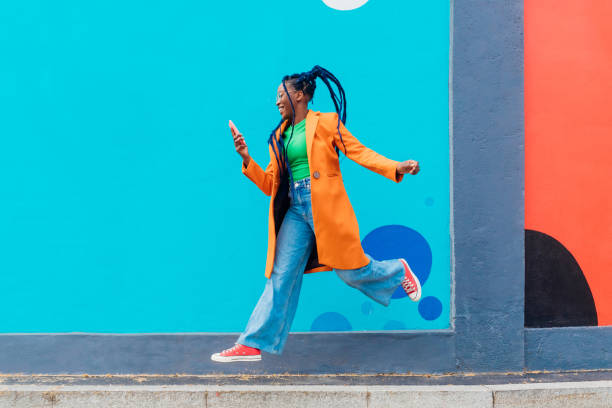
#> input picture DL/ComputerVision/OpenCV/input.jpg, 612 x 408 px
$ jupyter execute image_transformation_interplotation.ipynb
#> lines starting #> are read from the running program, lines starting #| are printed output that depends on the picture
[cell 1]
import cv2
import matplotlib.pyplot as plt
import numpy as np

[cell 2]
image = cv2.imread("./input.jpg")
#> image is the input picture: shape (408, 612, 3); mean B, G, R 178.2, 163.9, 70.6

[cell 3]
plt.imshow(image)

[cell 4]
image_rgb = cv2.cvtColor(image, cv2.COLOR_BGR2RGB)

[cell 5]
image_rgb.shape
#> Out = (408, 612, 3)

[cell 6]
# image resizing

height, width = 400,400

resized_image = cv2.resize(image_rgb, (width, height))
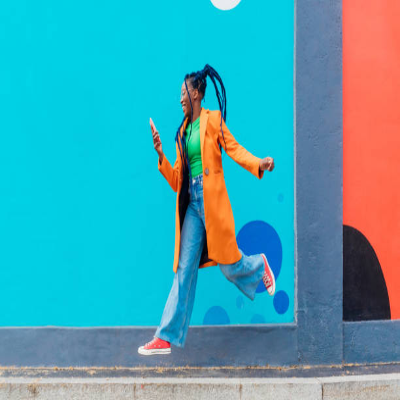
#> resized_image: shape (400, 400, 3); mean R, G, B 70.5, 163.8, 178.1

plt.imshow(resized_image)

[cell 7]
# image scaling

scale_percent = 50

s_width = int(image_rgb.shape[1] * scale_percent / 100)
#> s_width = 306
s_height = int(image_rgb.shape[0] * scale_percent / 100)
#> s_height = 204

scaled_image = cv2.resize(image_rgb, (s_width, s_height), interpolation=cv2.INTER_LANCZOS4)
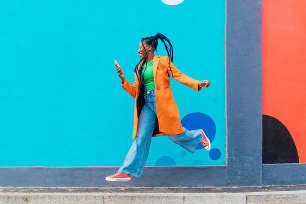
#> scaled_image: shape (204, 306, 3); mean R, G, B 70.5, 163.7, 178

print(scaled_image.shape)
#| (204, 306, 3)

plt.imshow(scaled_image)

[cell 8]
scale_percent = 50

s_width = int(image_rgb.shape[1] * scale_percent / 100)
s_height = int(image_rgb.shape[0] * scale_percent / 100)

scaled_image_INTER_AREA = cv2.resize(image_rgb, (s_width, s_height), interpolation=cv2.INTER_AREA)

plt.imshow(scaled_image_INTER_AREA)

[cell 9]
scale_percent = 50

s_width = int(image_rgb.shape[1] * scale_percent / 100)
s_height = int(image_rgb.shape[0] * scale_percent / 100)

scaled_image_INTER_NEAREST = cv2.resize(image_rgb, (s_width, s_height), interpolation=cv2.INTER_NEAREST)
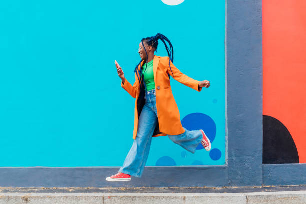
#> scaled_image_INTER_NEAREST: shape (204, 306, 3); mean R, G, B 70.3, 164, 178.3

plt.imshow(scaled_image_INTER_NEAREST)

### Flipping, Rotate and Crop

[cell 10]
horziontal_flip = cv2.flip(image, 1) # 1 for horizontal, 0 for vertical, -1 both
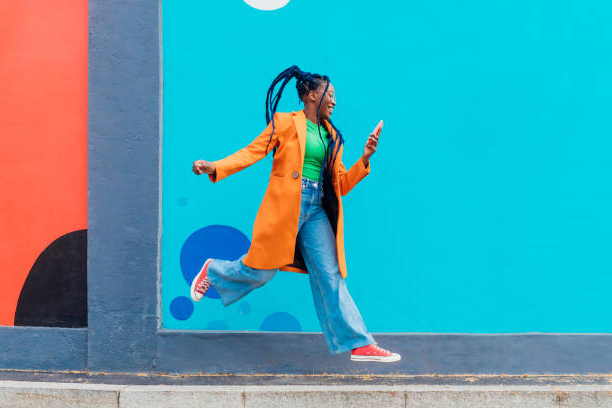
#> horziontal_flip: shape (408, 612, 3); mean B, G, R 178.2, 163.9, 70.6

[cell 11]
plt.imshow(cv2.cvtColor(horziontal_flip,cv2.COLOR_BGR2RGB))

[cell 12]
rotated_image = cv2.rotate(image_rgb, cv2.ROTATE_90_COUNTERCLOCKWISE)
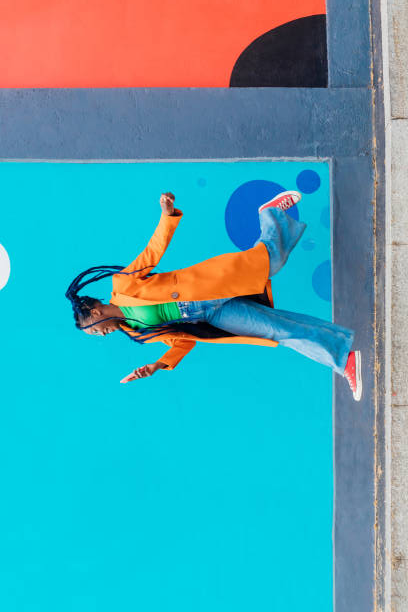
#> rotated_image: shape (612, 408, 3); mean R, G, B 70.6, 163.9, 178.2

[cell 13]
plt.imshow(rotated_image)

[cell 14]
x_start, y_start = 400, 300
x_end, y_end = 800, 900

[cell 15]
cropped_image = image_rgb[y_start:y_end, x_start:x_end]
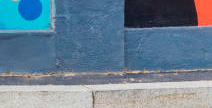
#> cropped_image: shape (108, 212, 3); mean R, G, B 103.4, 127.6, 146.5

[cell 16]
plt.imshow(cropped_image)

## Transformations

[cell 17]
rows, cols, _ = image_rgb.shape
#> rows = 408; cols = 612

input_points = np.float32([[50,50], [cols-50, 50],[50,rows-50],[cols-50,rows-50]])

output_points = np.float32([[10,100],[cols-100,50],[100,rows-10],[cols-50,rows-100]])

[cell 18]
M = cv2.getPerspectiveTransform(input_points,output_points)

[cell 19]
print(M)
#| [[ 1.19278755e+00  3.23209289e-01 -6.55080600e+01]
#|  [-8.25652031e-02  1.08521542e+00  5.27853074e+01]
#|  [ 3.58809574e-04  2.24754049e-04  1.00000000e+00]]

[cell 20]
perspective_transform = cv2.warpPerspective(image_rgb,M, (cols, rows))
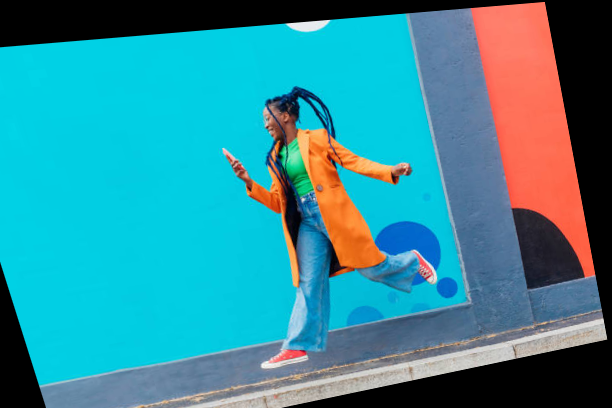
#> perspective_transform: shape (408, 612, 3); mean R, G, B 51.1, 140.9, 153.6

[cell 21]
plt.imshow(perspective_transform)

[cell 22]
input = np.float32([[50,50],[200,50],[50,200]])
output = np.float32([[10,100],[200,50],[100,250]])

[cell 23]
M = cv2.getAffineTransform(input, output)

[cell 24]
affine_image = cv2.warpAffine(image_rgb, M, (cols, rows))
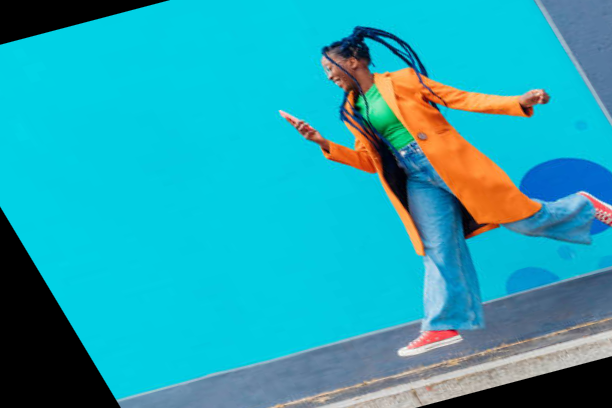
#> affine_image: shape (408, 612, 3); mean R, G, B 35.5, 165.1, 180.3
plt.imshow(affine_image)

[cell 25]
# Rotation

angle = 45
center = (cols //2 , rows//2)
#> center = (306, 204)

scale = 1.0

M = cv2.getRotationMatrix2D(center, angle, scale)

rotated_image = cv2.warpAffine(image_rgb, M, (cols, rows))
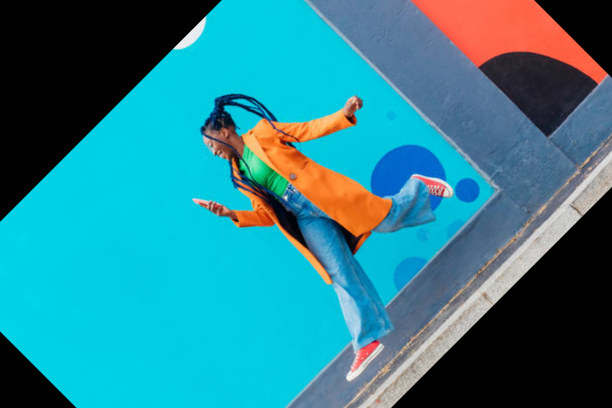
#> rotated_image: shape (408, 612, 3); mean R, G, B 41.9, 129.5, 142.3
plt.imshow(rotated_image)
